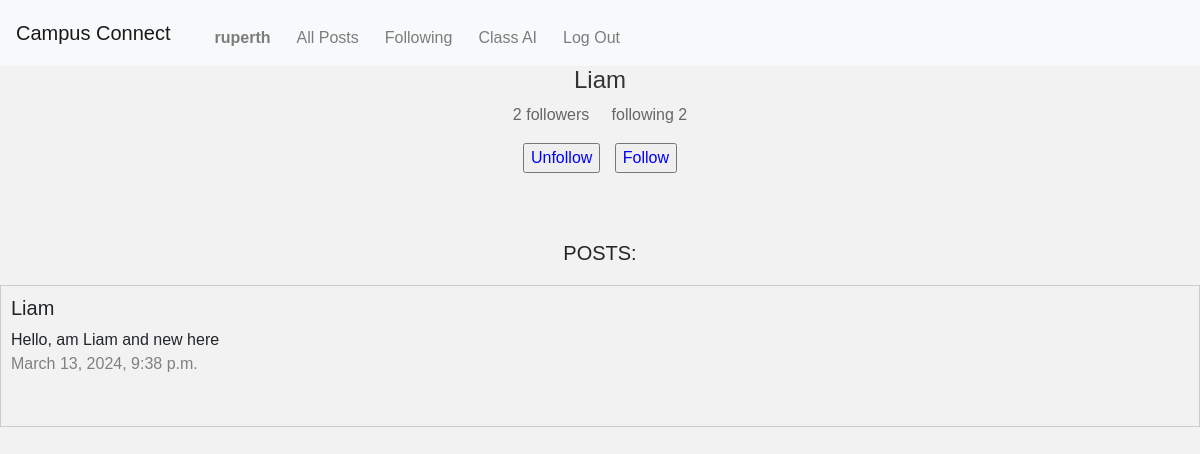
The page /unfollow/6/ (signed in) on the database its author committed.
### network/models.py (models this page shows, shortened)
class User(AbstractUser):
    pass

class Post(models.Model):
    text = models.TextField(default='')
    user = models.ForeignKey(User, on_delete=models.CASCADE)
    created_at = models.DateTimeField(auto_now_add=True)

### network/views.py (the view)
# urls.py: path("unfollow/<int:id>/", views.unfollow, name="unfollow"),
def unfollow(request, id):
    try:
        if request.method == "POST":
            profile = User.objects.get(pk=id)
            follower = Follow.objects.filter(follower=request.user, following=profile)
            follower.delete()
            return JsonResponse({'success': True})
        else:
            profile = User.objects.get(pk=id)
            posts = Post.objects.all().filter(user=profile)
            followings = Follow.objects.all().filter(follower=request.user, following=profile).exists()
            followers = Follow.objects.all().filter(following=profile)
            following = Follow.objects.all().filter(follower=profile)
            return render(request, "network/profile.html", {"posts":posts, "profile":profile, "followings":followings, "followers":followers.count(), "following":following.count()})
    except Exception as e:
        return JsonResponse({'success': False, 'error': str(e)})

### network/templates/network/profile.html (shortened to what this page needs)
{% extends "network/layout.html" %}
{% load static %}
{% block body %}
<div id="heading-align">
    <h1>{{profile}}</h1>
    {% if user.is_authenticated %}
        <p> {{followers}} followers &nbsp;&nbsp;&nbsp; following {{following}}</p>
        {% if profile.username != user.username %}
        <div id="unfollow-div">
            <form action="{% url 'unfollow' profile.pk %}" method="post" id="unfollow">
                <input type="submit" value="Unfollow" id="unfollow-id-btn" class="follow-btn">
            </form>
        </div>
        <div id="follow-div">
            <form action="{% url 'profile' profile.pk %}" method="post" id="following">
                <input type="submit" value="Follow" id="follow-id-btn" class="follow-btn">
            </form>
        </div>
        {% endif %}
    {% endif %}
</div><br><br>
<div id="heading-align"><h5>POSTS:</h5></div>
    {% for post in posts %}
    <div id="new-posts">
        <h5>{{post.user}}</h5>
        {{post.text}}
        <p class="date">{{post.created_at}}</p><br>
    </div>
    {% endfor %}
{% endblock %}

### network/templates/network/layout.html (shortened to what this page needs)
{% load static %}
<!DOCTYPE html>
<html lang="en">
    <head>
        <link rel="stylesheet" href="https://stackpath.bootstrapcdn.com/bootstrap/4.4.1/css/bootstrap.min.css">
        <link href="{% static 'network/styles.css' %}" rel="stylesheet">
    </head>
    <body>
        <nav class="navbar navbar-expand-lg navbar-light bg-light">
            <a class="navbar-brand" href="#">Campus Connect</a>
            <div>
            <ul class="navbar-nav mr-auto">
                {% if user.is_authenticated %}
                    <li class="nav-item">
                        <a class="nav-link" href="{% url 'profile' user.pk %}"><strong>{{ user.username }}</strong></a>
                    </li>
                {% endif %}
                <li class="nav-item">
                  <a class="nav-link" href="{% url 'index' %}">All Posts</a>
                </li>
                {% if user.is_authenticated %}
                    <li class="nav-item">
                        <a class="nav-link" href="{% url 'following' %}">Following</a>
                    </li>
                    <li class="nav-item">
                        <a class="nav-link" href="{% url 'class_ai' %}">Class AI</a>
                    </li>
                    <li class="nav-item">
                        <a class="nav-link" href="{% url 'logout' %}">Log Out</a>
                    </li>
                {% endif %}
            </ul>
            </div>
        </nav>
        <div class="body">
            {% block body %}
            {% endblock %}
        </div>
    </body>
</html>

### network/static/network/styles.css (style rules this page uses)
body { font-family: Arial, sans-serif; background-color: #f2f2f2; }
h1 { font-size: 24px; color: #333; }
p { color: #666; line-height: 1.5; }
ul, ol { color: #666; line-height: 1.5; list-style: disc; margin-left: 20px; margin-top: 10px; }
#new-posts { border: 1px solid #ccc; padding: 10px; margin-bottom: 20px; }
#heading-align { text-align: center; margin-bottom: 20px; }
.follow-btn { color: blue; cursor: pointer; }
#unfollow-div { display: inline-block; }
#follow-div { display: inline-block; margin-left: 10px; }
.navbar { background-color: #f8f9fa; }
.navbar-brand { color: #333; font-size: 20px; }
.navbar-nav .nav-link { color: #333; font-size: 16px; margin-right: 10px; }
.date { color: grey; }

### rows shown on the page
User: username "ruperth"
User: username "Liam"
Post: user "Liam", text "Hello, am Liam and new here", created_at "March 13, 2024, 9:38 p.m."

### other values the page prints
{{ followers }} "2"
{{ following }} "2"
